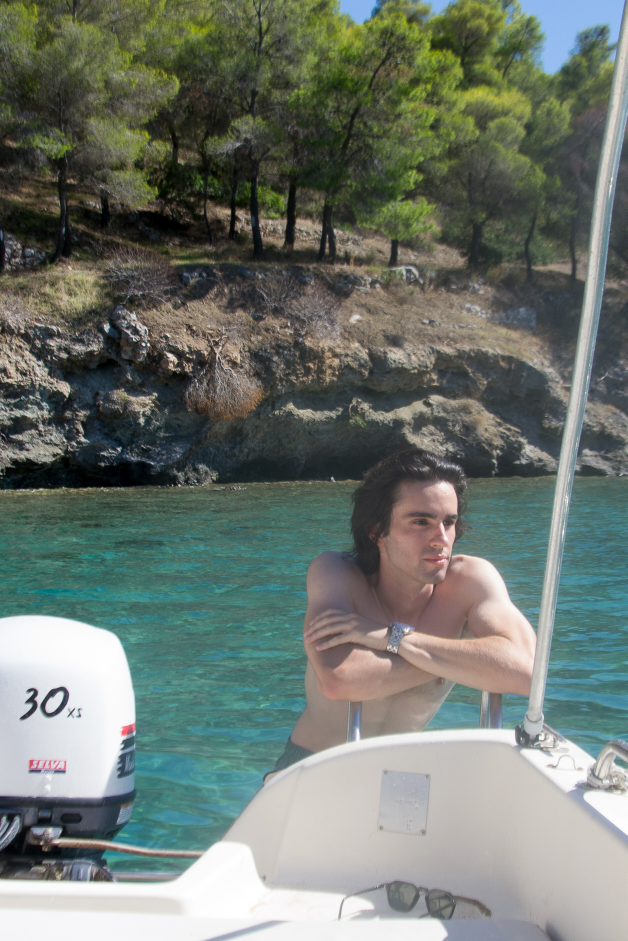
#> input picture sourcecode/eink_frame/pic/DSC_8423-2.jpg, 1882 x 2823 px, found by its file name (shown at 1/3 size)
$ python main.py
#> lines starting #> are read from the running program, lines starting #| are printed output that depends on the picture
### sourcecode/eink_frame/eink_frame/image_processing/image_processing.py
from PIL import Image, ImageOps


def floyd_steinberg_dithering(image, palette):
    dithered_image = image.copy()
    width, height = dithered_image.size

    for y in range(1, height - 1):
        for x in range(1, width - 1):
            old_pixel = dithered_image.getpixel((x, y))
            new_pixel = find_closest_palette_color(old_pixel, palette)
            dithered_image.putpixel((x, y), new_pixel)

            quant_error = tuple(map(lambda a, b: a - b, old_pixel, new_pixel))

            for dx, dy, factor in ((1, 0, 7/(215/10)), (-1, 1, 2/(215/10)), (0, 1, 3/(215/10)), (1, 1, 1/(215/10))):
                neighbor_x, neighbor_y = x + dx, y + dy

                if 0 <= neighbor_x < width and 0 <= neighbor_y < height:
                    neighbor_pixel = dithered_image.getpixel((neighbor_x, neighbor_y))
                    adjusted_pixel = tuple(
                        int(neighbor_channel + quant_error_channel * factor)
                        for neighbor_channel, quant_error_channel in zip(neighbor_pixel, quant_error)
                    )
                    dithered_image.putpixel((neighbor_x, neighbor_y), adjusted_pixel)

    return dithered_image

def find_closest_palette_color(pixel, palette):
    return min(palette, key=lambda color: sum((a - b) ** 2 for a, b in zip(pixel, color)))

class ImageProcessor:
    def __init__(self, palette=None):
        self.palette = palette or [
            (0, 0, 0),      # Black
            (255, 255, 255),# White
            (0, 255, 0),    # Green
            (0, 0, 255),    # Blue
            (255, 0, 0),    # Red
            (255, 255, 0),  # Yellow
            (255, 128, 0)   # Orange
            # Add more colors as needed
        ]


    def resize_image(self, image, target_width, target_height):
        # Check the aspect ratio of the image
        width, height = image.size
        aspect_ratio = width / height

        if aspect_ratio < 1:
            image = image.rotate(90)
            image = ImageOps.fit(image, (target_width, target_height))

        # Resize the image using a recognized resampling filter (e.g., LANCZOS)
        image = image.resize((target_width, target_height), Image.LANCZOS)


        return image

    def apply_dithering(self, image, palette):
        # Call the Floyd-Steinberg dithering function
        dithered_image = floyd_steinberg_dithering(image, palette)
        return dithered_image

    def process_image(self, image, target_width, target_height):
        # Resize and dither the image
        resized_image = self.resize_image(image, target_width, target_height)
        dithered_image = self.apply_dithering(resized_image, self.palette)

        dithered_image.save(r'F:\EPAPERPROJ\frame_proj\e-Paper\RaspberryPi\python\pic\new.bmp', 'BMP')

        return dithered_image

### sourcecode/eink_frame/eink_frame/main.py
#!/usr/bin/python
# -*- coding:utf-8 -*-
import sys
import os
picdir = os.path.join(os.path.dirname(os.path.dirname(os.path.realpath(__file__))), 'pic')
libdir = os.path.join(os.path.dirname(os.path.dirname(os.path.realpath(__file__))), 'lib')
if os.path.exists(libdir):
    sys.path.append(libdir)

import logging
from waveshare_epd import epd5in65f
import time
from PIL import Image,ImageDraw,ImageFont
import traceback

from image_processing.image_processing import ImageProcessor

# Main function
if __name__ == "__main__":
    # Create an instance of the ImageProcessor class
    image_processor = ImageProcessor()

    # Get the user input for the filename
    user_input = input("Enter the filename (e.g., 'dimi.JPEG'): ")
#> the answer given: ../pic/DSC_8423-2.jpg

    # Define the 'pic' folder path manually with single backslashes
    pic_folder = r'/home/pi/frame_project/pic/'

    # Combine the 'pic' folder path with the user input to create the full file path
    full_file_path = picdir + user_input

    # Open the image using the full file path
    image = Image.open(full_file_path)
#> image is the input picture: PIL image 1882x2823 RGB; mean R, G, B 110.8, 119.4, 111.2

    # Process the image using the ImageProcessor instance
    target_width = 600
    target_height = 448
    processed_image = image_processor.process_image(image, target_width, target_height)
#> in resize_image, `image = image.rotate(90)`:
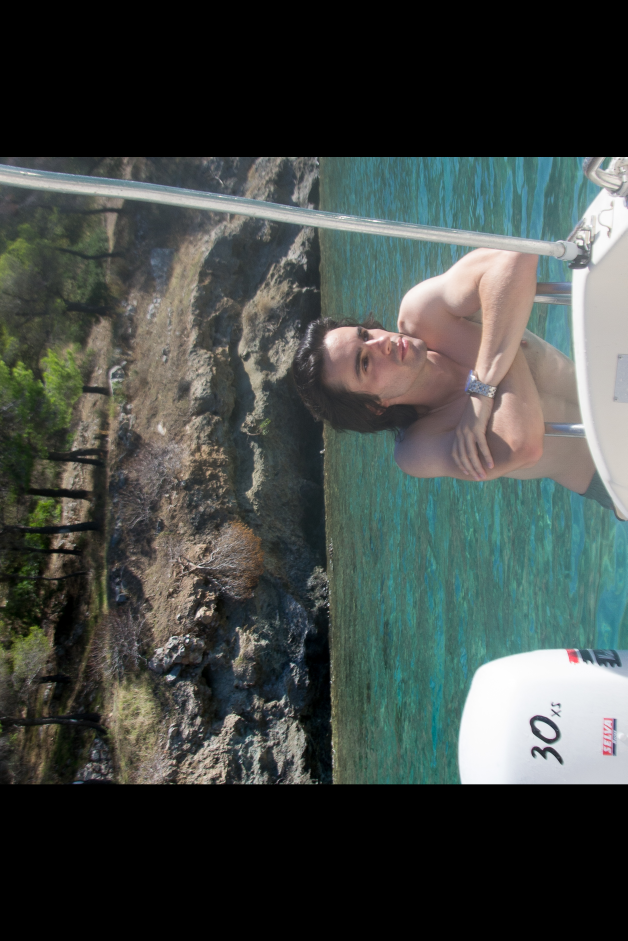
#> image: PIL image 1882x2823 RGB (shown at 1/3 size); mean R, G, B 66.2, 72.6, 69.1
#> in resize_image, `image = ImageOps.fit(image, (target_width, target_height))`:
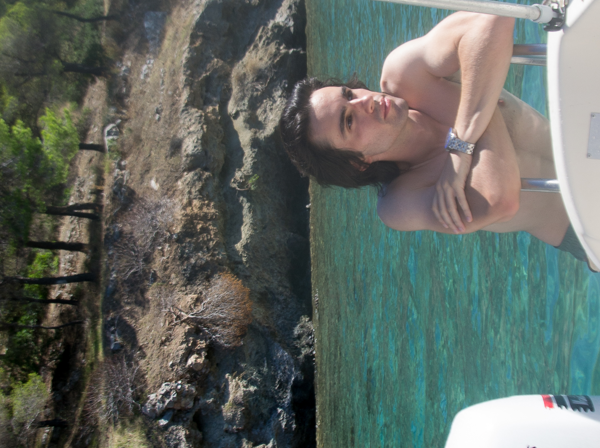
#> image: PIL image 600x448 RGB; mean R, G, B 96.9, 104.8, 98.4
#> after the loop in floyd_steinberg_dithering, `for y in range(1, height - 1):`:
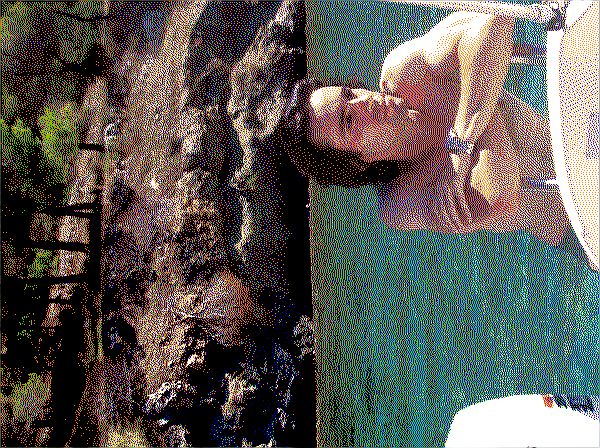
#> dithered_image: PIL image 600x448 RGB; mean R, G, B 92.1, 88.9, 81.6


    logging.basicConfig(level=logging.DEBUG)

    try:
        logging.info("epd5in65f Demo")

        #Initialize epd instance and clear screen
#> (the run stopped early here; a loop or call above may not have finished)

$ run again, on sourcecode/eink_frame/pic/IMG_5085.JPEG
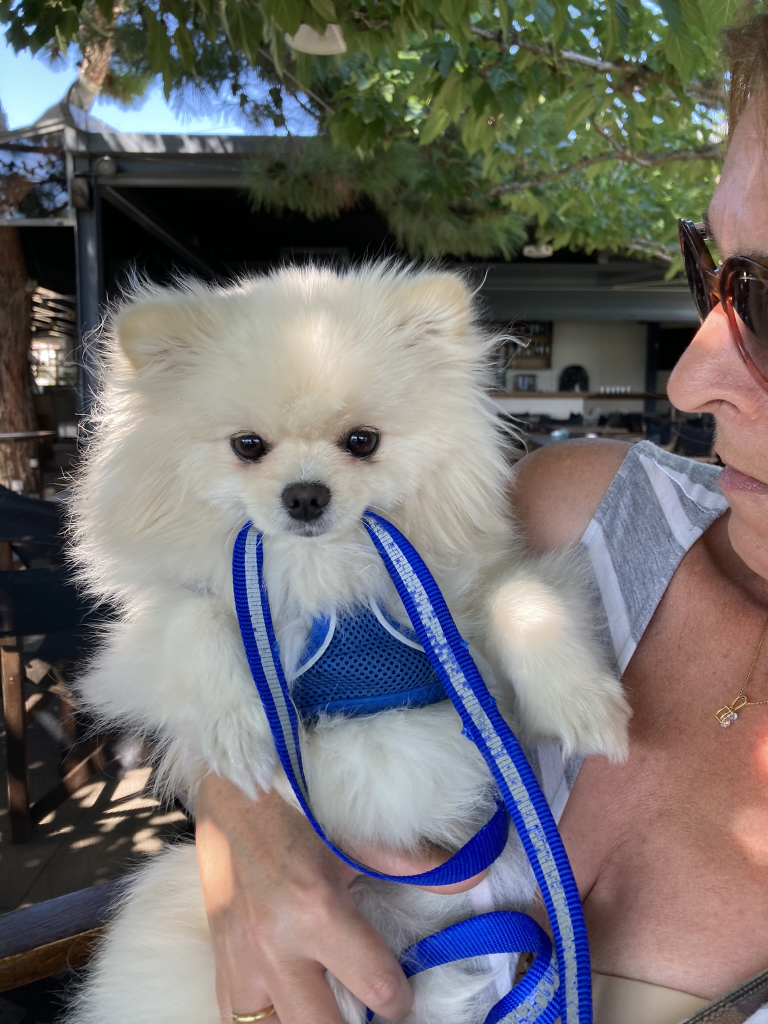
#> input picture sourcecode/eink_frame/pic/IMG_5085.JPEG, 1536 x 2048 px, found by its file name (shown at 1/2 size)
#> image is the input picture: PIL image 1536x2048 RGB; mean R, G, B 114.1, 110.8, 110.1
#> in resize_image, `image = ImageOps.fit(image, (target_width, target_height))`:
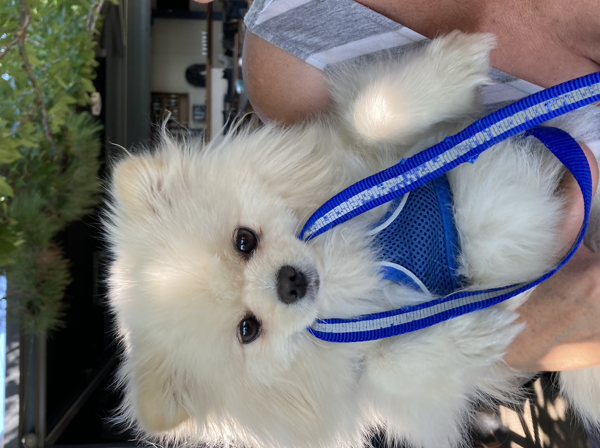
#> image: PIL image 600x448 RGB; mean R, G, B 121.3, 121, 122.7
#> after the loop in floyd_steinberg_dithering, `for y in range(1, height - 1):`:
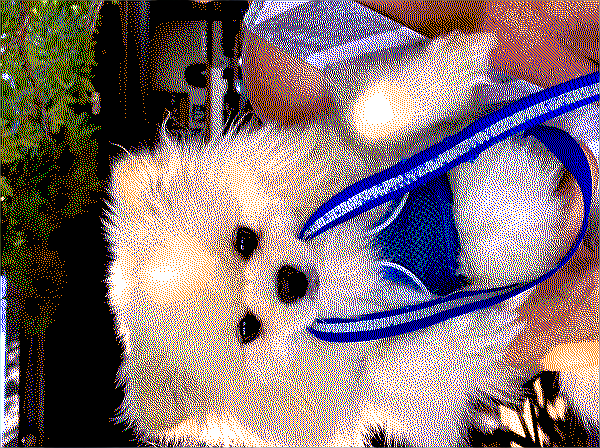
#> dithered_image: PIL image 600x448 RGB; mean R, G, B 130.2, 112.2, 115.4
